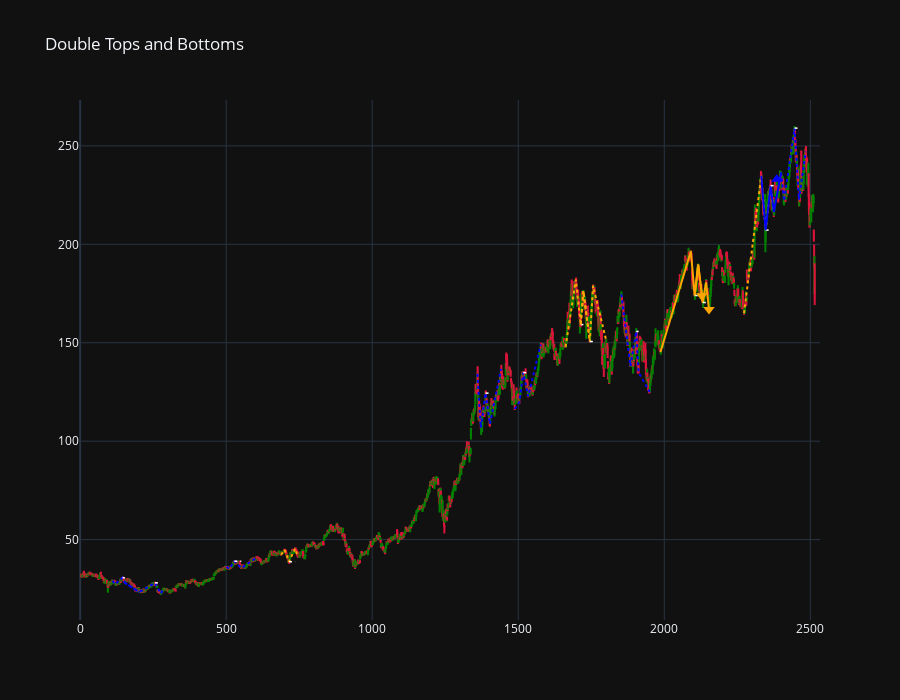

The notebook cell this image was saved under:
### Markdown cell above
# MULTIPLE TOPS BOTTOMS

### Code cell
df = pd.read_csv("aapl.csv")
df['Date'] = pd.to_datetime(df['Date'], format="mixed")

plot_multiple_top_bottom_patterns(df)

### Figure 1 — Plotly figure (JSON) as saved in the notebook; plotly's stock layout.template omitted (floating-point values rounded to 4 significant figures; data arrays with more than 128 entries replaced by an {"elided": "..."} marker saying what was removed)
{"data": [{"close": {"elided": "2516 float values"}, "decreasing": {"line": {"color": "crimson"}}, "high": {"elided": "2516 float values"}, "increasing": {"line": {"color": "green"}}, "low": {"elided": "2516 float values"}, "name": "Candlestick", "open": {"elided": "2516 float values"}, "type": "candlestick", "x": {"elided": "2516 int values"}}, {"line": {"color": "orange", "dash": "dot", "width": 2}, "mode": "lines", "showlegend": false, "type": "scatter", "x": [688, 700, 715, 736, 745], "y": [42.31, 44.81, 38.79, 45.43, 41.23]}, {"line": {"color": "white", "dash": "dot", "width": 1.5}, "mode": "lines", "showlegend": false, "type": "scatter", "x": [715, 736], "y": [38.79, 38.79]}, {"line": {"color": "orange", "dash": "dot", "width": 2}, "mode": "lines", "showlegend": false, "type": "scatter", "x": [1662, 1697, 1714, 1723, 1745], "y": [147.9, 182.0, 159.2, 176.3, 150.6]}, {"line": {"color": "white", "dash": "dot", "width": 1.5}, "mode": "lines", "showlegend": false, "type": "scatter", "x": [1714, 1723], "y": [159.2, 159.2]}, {"line": {"color": "orange", "dash": "dot", "width": 2}, "mode": "lines", "showlegend": false, "type": "scatter", "x": [1714, 1723, 1745, 1756, 1801], "y": [159.2, 176.3, 150.6, 179.0, 151.2]}, {"line": {"color": "white", "dash": "dot", "width": 1.5}, "mode": "lines", "showlegend": false, "type": "scatter", "x": [1745, 1756], "y": [150.6, 150.6]}, {"line": {"color": "orange", "dash": "solid", "width": 2}, "mode": "lines", "showlegend": false, "type": "scatter", "x": [1987, 2091, 2104, 2116, 2132], "y": [145.3, 196.4, 174.0, 189.7, 170.4]}, {"line": {"color": "white", "dash": "dot", "width": 1.5}, "mode": "lines", "showlegend": false, "type": "scatter", "x": [2104, 2116], "y": [174, 174]}, {"marker": {"color": "orange", "size": 10, "symbol": "triangle-down"}, "mode": "markers", "showlegend": false, "type": "scatter", "x": [2128], "y": [173.9]}, {"line": {"color": "orange", "dash": "solid", "width": 2}, "mode": "lines", "showlegend": false, "type": "scatter", "x": [2104, 2116, 2132, 2143, 2153], "y": [174.0, 189.7, 170.4, 180.7, 166.9]}, {"line": {"color": "white", "dash": "dot", "width": 1.5}, "mode": "lines", "showlegend": false, "type": "scatter", "x": [2132, 2143], "y": [170.4, 170.4]}, {"marker": {"color": "orange", "size": 10, "symbol": "triangle-down"}, "mode": "markers", "showlegend": false, "type": "scatter", "x": [2153], "y": [166.9]}, {"line": {"color": "orange", "dash": "dot", "width": 2}, "mode": "lines", "showlegend": false, "type": "scatter", "x": [2273, 2332, 2347, 2364, 2375], "y": [165.0, 234.8, 207.2, 229.8, 216.3]}, {"line": {"color": "white", "dash": "dot", "width": 1.5}, "mode": "lines", "showlegend": false, "type": "scatter", "x": [2347, 2364], "y": [207.2, 207.2]}, {"line": {"color": "blue", "dash": "dot", "width": 2}, "mode": "lines", "showlegend": false, "type": "scatter", "x": [111, 120, 145, 153, 202], "y": [29.1, 27.27, 30.64, 28.09, 23.36]}, {"line": {"color": "white", "dash": "dot", "width": 1.5}, "mode": "lines", "showlegend": false, "type": "scatter", "x": [145, 153], "y": [30.64, 30.64]}, {"line": {"color": "blue", "dash": "dot", "width": 2}, "mode": "lines", "showlegend": false, "type": "scatter", "x": [153, 202, 256, 276, 286], "y": [28.09, 23.36, 28.02, 22.59, 25.1]}, {"line": {"color": "white", "dash": "dot", "width": 1.5}, "mode": "lines", "showlegend": false, "type": "scatter", "x": [256, 276], "y": [28.02, 28.02]}, {"line": {"color": "blue", "dash": "dot", "width": 2}, "mode": "lines", "showlegend": false, "type": "scatter", "x": [501, 511, 528, 552, 606], "y": [36.19, 35.17, 39.02, 35.57, 41.01]}, {"line": {"color": "white", "dash": "dot", "width": 1.5}, "mode": "lines", "showlegend": false, "type": "scatter", "x": [528, 552], "y": [39.02, 39.02]}, {"line": {"color": "blue", "dash": "dot", "width": 2}, "mode": "lines", "showlegend": false, "type": "scatter", "x": [1360, 1372, 1388, 1403, 1441], "y": [134.2, 106.8, 124.4, 108.8, 136.7]}, {"line": {"color": "white", "dash": "dot", "width": 1.5}, "mode": "lines", "showlegend": false, "type": "scatter", "x": [1388, 1403], "y": [124.4, 124.4]}, {"line": {"color": "blue", "dash": "dot", "width": 2}, "mode": "lines", "showlegend": false, "type": "scatter", "x": [1488, 1504, 1517, 1534, 1577], "y": [116.4, 119.9, 134.8, 122.8, 149.2]}, {"line": {"color": "white", "dash": "dot", "width": 1.5}, "mode": "lines", "showlegend": false, "type": "scatter", "x": [1517, 1534], "y": [134.8, 134.8]}, {"line": {"color": "blue", "dash": "dot", "width": 2}, "mode": "lines", "showlegend": false, "type": "scatter", "x": [1853, 1884, 1904, 1912, 1950], "y": [174.6, 138.2, 155.7, 134.9, 125.0]}, {"line": {"color": "white", "dash": "dot", "width": 1.5}, "mode": "lines", "showlegend": false, "type": "scatter", "x": [1904, 1912], "y": [155.7, 155.7]}, {"line": {"color": "blue", "dash": "solid", "width": 2}, "mode": "lines", "showlegend": false, "type": "scatter", "x": [2332, 2347, 2364, 2375, 2400], "y": [234.8, 207.2, 229.8, 216.3, 236.5]}, {"line": {"color": "white", "dash": "dot", "width": 1.5}, "mode": "lines", "showlegend": false, "type": "scatter", "x": [2364, 2375], "y": [229.8, 229.8]}, {"marker": {"color": "blue", "size": 10, "symbol": "triangle-up"}, "mode": "markers", "showlegend": false, "type": "scatter", "x": [2385], "y": [233]}, {"line": {"color": "blue", "dash": "dot", "width": 2}, "mode": "lines", "showlegend": false, "type": "scatter", "x": [2400, 2410, 2446, 2461, 2484], "y": [236.5, 222.0, 259.0, 222.6, 247.1]}, {"line": {"color": "white", "dash": "dot", "width": 1.5}, "mode": "lines", "showlegend": false, "type": "scatter", "x": [2446, 2461], "y": [259.0, 259.0]}], "layout": {"height": 700, "hovermode": "x unified", "showlegend": false, "title": {"text": "Double Tops and Bottoms"}, "xaxis": {"rangeslider": {"visible": false}}}}
